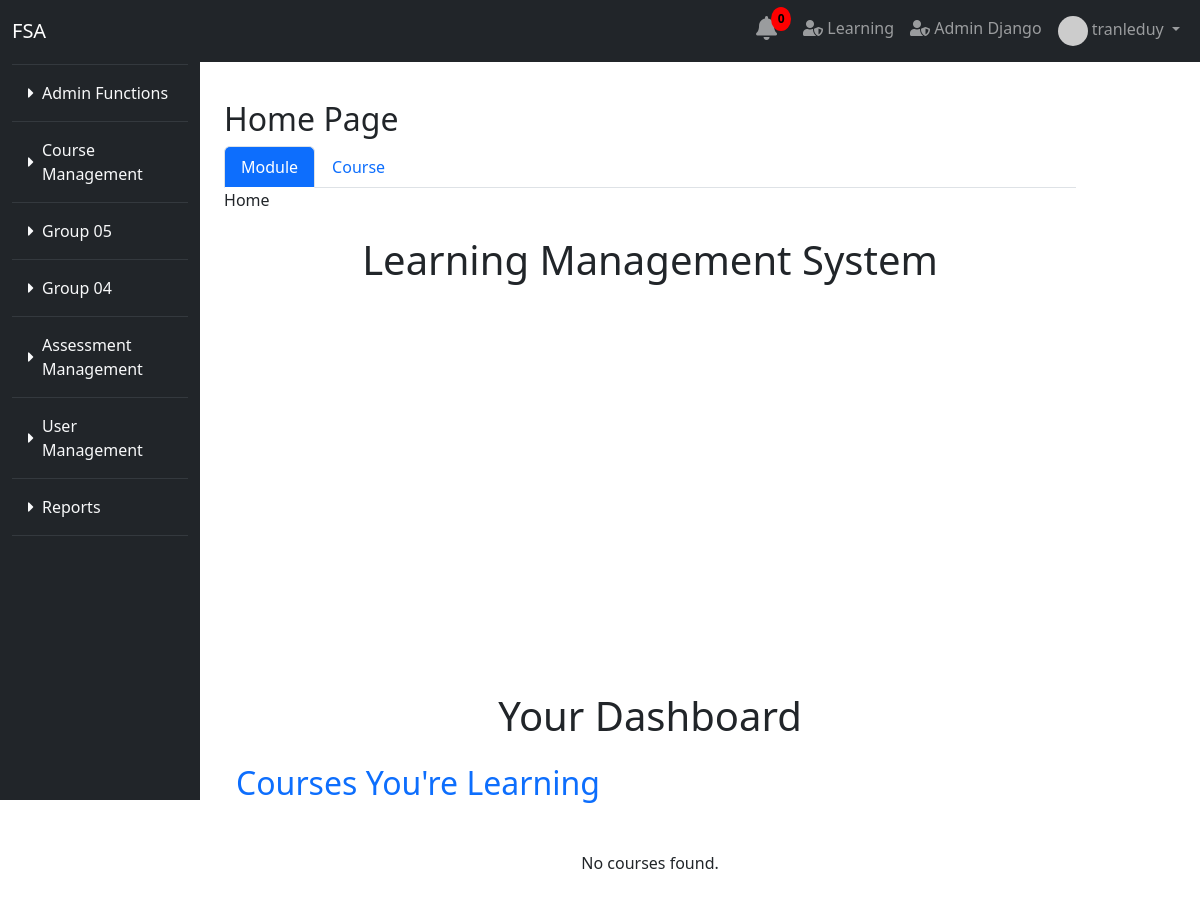
The app's page /home/ (signed in) with its own data.
### user/models.py (models this page shows)
class User(AbstractUser):
    date_joined = models.DateTimeField(auto_now_add=True)
    training_programs = models.ManyToManyField(TrainingProgram, blank=True)
    modules = models.ManyToManyField(Module, related_name='assigned_users', blank=True)
    groups = models.ManyToManyField(
        Group,
        blank=True,
        help_text='The groups this user belongs to.',
        verbose_name='groups',
        related_name='custom_user_groups',
    )
    user_permissions = models.ManyToManyField(
        Permission,
        blank=True,
        help_text='Specific permissions for this user.',
        verbose_name='user permissions',
        related_name='custom_user_permissions',
    )

### module_group/models.py (models this page shows, shortened)
class ModuleGroup(models.Model):
    group_name = models.CharField(max_length=255)

### main/views.py (the view)
# urls.py: 2. Add a URL to urlpatterns:  path('', views.home, name='home')
@login_required
def home(request):
    roles = Role.objects.all()
    query = request.GET.get('q')
    temporary_role_id = request.session.get('temporary_role')
    module_groups, grouped_modules = get_grouped_modules(request.user, temporary_role_id)
    if query:
        modules = [module for modules in grouped_modules.values() for module in modules]
        modules = [module for module in modules if query.lower() in module.module_name.lower() or query.lower() in module.module_group.group_name.lower()]
    else:
        modules = [module for modules in grouped_modules.values() for module in modules]
    return render(request, 'home.html', {
        'module_groups': module_groups,
        'modules': modules,
        'grouped_modules': grouped_modules,
        'roles': roles,
        'temporary_role': temporary_role_id,
    })

### main/module_utils.py (called while the page is built, shortened)
def get_grouped_modules(user, temporary_role_id=None):
    all_modules = Module.objects.all()
    user_modules = all_modules
    if user.is_authenticated:
        if user.is_superuser:
            if temporary_role_id:
                try:
                    user_role = Role.objects.get(role_name=temporary_role_id)
                    user_modules = all_modules.filter(role_modules=user_role).distinct()
                except Role.DoesNotExist:
                    user_modules = Module.objects.none()
            else:
                user_modules = all_modules
    module_groups = ModuleGroup.objects.all()
    grouped_modules = {}
    for module in user_modules:
        group = module.module_group
        if group not in grouped_modules:
            grouped_modules[group] = []
        grouped_modules[group].append(module)
    return module_groups, grouped_modules

### main/templates/home.html (shortened to what this page needs)
{% extends "base.html" %}
{%load static%}
{% block content %}
<div class="container mt-4">
    <h2>Home Page</h2>
    <ul class="nav nav-tabs" id="homeTabs" role="tablist">
        <li class="nav-item" role="presentation">
            <button class="nav-link active" id="module-tab" data-bs-toggle="tab" data-bs-target="#module" type="button" role="tab" aria-controls="module" aria-selected="true">
                Module
            </button>
        </li>
        <li class="nav-item" role="presentation">
            <button class="nav-link" id="course-tab" data-bs-toggle="tab" data-bs-target="#course" type="button" role="tab" aria-controls="course" aria-selected="false">
                Course
            </button>
        </li>
    </ul>
    <div class="tab-content" id="homeTabsContent">
        <div class="tab-pane fade show active" id="module" role="tabpanel" aria-labelledby="module-tab">
            {% include 'home_module.html' %}
        </div>
    </div>
</div>
{% endblock %}

### main/templates/admin_sidebar.html (shortened to what this page needs)
<!DOCTYPE html>
<html lang="en">
<head>
    <link href="https://cdn.jsdelivr.net/npm/bootstrap@5.3.0-alpha1/dist/css/bootstrap.min.css" rel="stylesheet">
    <link rel="stylesheet" href="https://cdnjs.cloudflare.com/ajax/libs/font-awesome/5.15.4/css/all.min.css">
</head>
<body>
    <nav class="navbar navbar-expand-lg navbar-dark bg-dark fixed-top">
        <div class="container-fluid">
            <a class="navbar-brand" href="{% url 'main:home' %}">FSA</a>
            <div class="collapse navbar-collapse" id="navbarNav">
                <ul class="navbar-nav ms-auto">
                    {% if request.user.is_authenticated %}
                        {% include 'notification_bell.html' %}
                        <li class="nav-item">
                            <a class="nav-link" href="{% url 'student_portal:course_list' %}">
                                <i class="fas fa-user-shield"></i> Learning
                            </a>
                        </li>
                        <li class="nav-item">
                            <a class="nav-link" href="{% url 'admin:index' %}" target="_blank">
                                <i class="fas fa-user-shield"></i> Admin Django
                            </a>
                        </li>
                        <li class="nav-item dropdown">
                            <a class="nav-link dropdown-toggle" href="#" id="userDropdown" role="button" data-bs-toggle="dropdown" aria-expanded="false">
                                {% if request.user.profile.profile_picture_url %}
                                    <img src="{{ request.user.profile.profile_picture_url }}" alt="Profile Picture" class="rounded-circle" width="30" height="30">
                                {% endif %}
                                {{ request.user.get_full_name|default:request.user.username }}
                            </a>
                        </li>
                    {% else %}
                        <li class="nav-item"><a class="nav-link" href="{% url 'main:register_email' %}">Register</a></li>
                        <li class="nav-item"><a class="nav-link" href="{% url 'main:login' %}">Login</a></li>
                    {% endif %}
                </ul>
            </div>
        </div>
    </nav>
    <div class="container-fluid">
        <div class="row">
            <nav id="sidebar" class="col-md-3 col-lg-2 bg-dark pt-3 vh-100 d-flex flex-column position-fixed" style="height: 100vh; overflow-y: auto;">
                <ul class="nav flex-column">
                    {% if user.is_authenticated %}
                        {% for group in module_groups %}
                            <li class="nav-item">
                                <a class="nav-link text-light d-flex align-items-center" href="#group-{{ group.id }}"
                                    data-bs-toggle="collapse" role="button"
                                    aria-expanded="{% if group.modules.all.0.module_url == active_module_url %}true{% else %}false{% endif %}"
                                    aria-controls="group-{{ group.id }}">
                                    <i class="fas fa-caret-right me-2" id="icon-{{ group.id }}"></i>
                                    {{ group.group_name }}
                                </a>
                            </li>
                            <hr class="border-secondary my-2">
                        {% endfor %}
                    {% endif %}
                </ul>
            </nav>
        </div>
    </div>
</body>
</html>

### main/templates/admin_sidebar.html (style rules this page uses)
.nav-link.active { color: #ffffff !important; background-color: #0d6efd !important; }

### records on screen
User: user.get_full_name "tranleduy"
ModuleGroup: group_name "Admin Functions"
ModuleGroup: group_name "Course Management"
ModuleGroup: group_name "Group 05"
ModuleGroup: group_name "Group 04"
ModuleGroup: group_name "Assessment Management"
ModuleGroup: group_name "User Management"
ModuleGroup: group_name "Reports"
